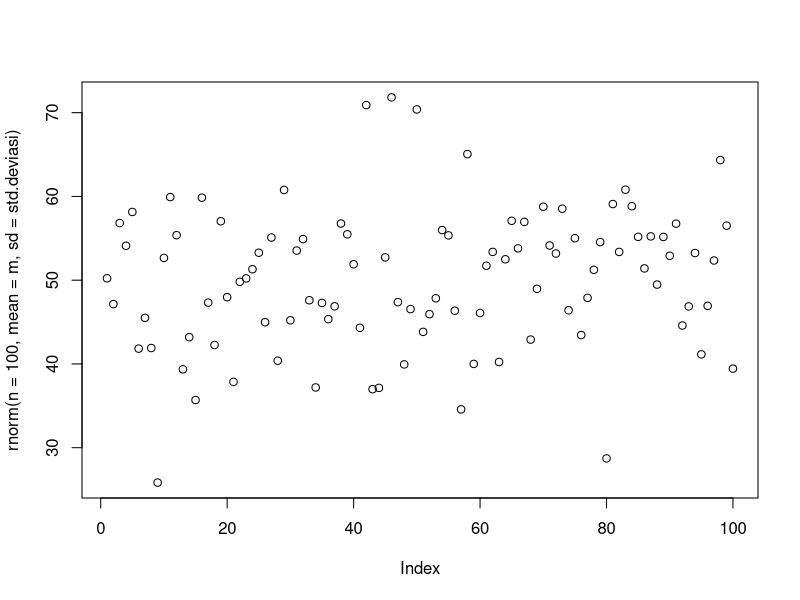
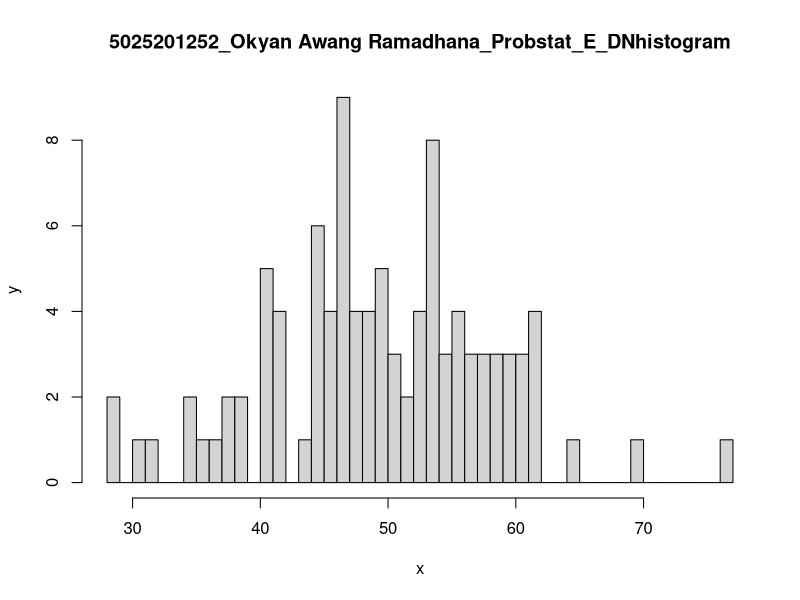

The R script that drew these images, in order:
n <- 100
m <- 50
std.deviasi <- 8

#a
set.seed(100)
random <- rnorm(100)
rata.rata <- mean(random)
x1 <- floor(rata.rata)
x2 <- ceiling(rata.rata)
z1 <- (x1 - m) / std.deviasi
z2 <- (x2 - m) / std.deviasi
rnorm(n = 100, mean = m, sd = std.deviasi)
plot(rnorm(n = 100, mean = m, sd = std.deviasi))

#b
hist(rnorm(n = 100, mean = m, sd = std.deviasi), xlab="x", ylab="y" ,breaks = 50, main = "5025201252_Okyan Awang Ramadhana_Probstat_E_DNhistogram")

#c
varians <- std.deviasi ** 2
